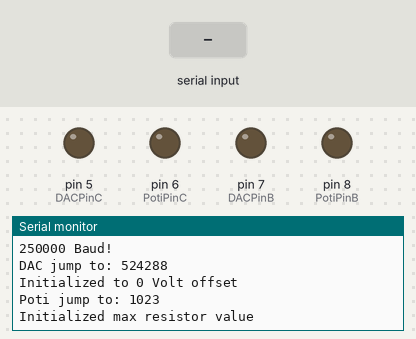
This sketch was run on a simulated Arduino Uno, built with avr-gcc and run on an emulated ATmega328P. On the bench: output pins drawn as LEDs (lit = HIGH), the last lines printed to the serial monitor. The inputs (shaded band) are chosen by the test bench. Pins used as bus, display or sensor lines are not drawn.

Above: at 1.7 s.
1.8 s: "90,45\n" received over Serial
At 3.0 s:
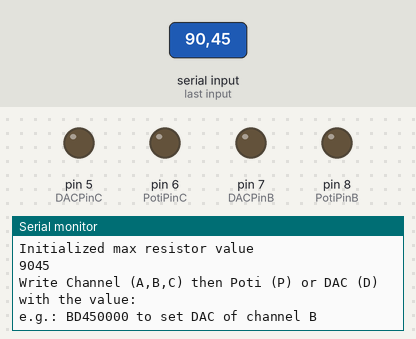
3.3 s: "30,150\n" received over Serial
At 4.5 s:
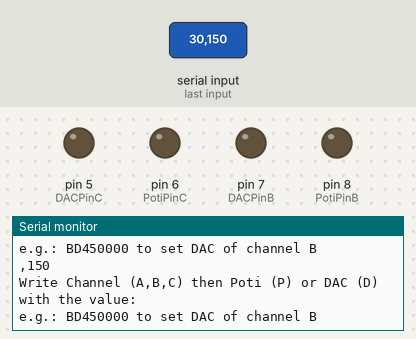
4.8 s: "A90\n" received over Serial
At 5.6 s:
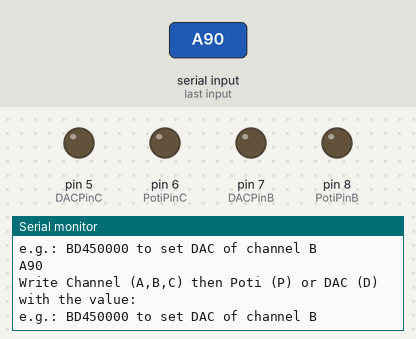

Measured:
- after the input at 1.8 s, the serial monitor: prints a new line at once (image 1)
- after the input at 3.3 s, the serial monitor: prints a new line at once (image 2)
- after the input at 4.8 s, the serial monitor: prints a new line at once (image 3)

The sketch:

Sensor-Amplification_V2.ino
```cpp
/*
  Some parts copied from
  Digital Poti Control, following implementation by Tom Igoe and Heather Dewey-Hagborg
  Adaptions by Arno Trautmann, 2012-2013

  Modifications by Marcell Gall, 2015
*/


// inslude the SPI library:
#include <SPI.h>
#include <math.h>


// set pin 10 as the slave select for the digital pot:
const int PotiPinA = 10;
const int DACPinA = 9;
const int PotiPinB = 8;
const int DACPinB = 7;
const int PotiPinC = 6;
const int DACPinC = 5;

long input;

char ch1, ch2;

byte Abyte, Bbyte, Cbyte, Dbyte;


void jumptoGain(long jval, int SSPin) { // changed for optocoupler (inverted)
  Serial.print("Poti jump to: ");
  Serial.println(jval);
  SPI.setDataMode(SPI_MODE3); // polarity inversed (CPOL  = 1) read on end of clock pulse, (CPHA = 1)
  digitalWrite(SSPin, HIGH);
  byte Abyte = 6150 >> 8; //command bits to update calibration, allow change of wiper position, performance mode(6146), for faster switch to normal (6150)
  byte Bbyte = 6150;
  SPI.transfer(~Abyte);
  SPI.transfer(~Bbyte);
  digitalWrite(SSPin, LOW);
  digitalWrite(SSPin, HIGH);
  byte Cbyte = jval + 1024 >> 8;
  byte Dbyte = jval + 1024;
  SPI.transfer(~Cbyte);
  SPI.transfer(~Dbyte);
  digitalWrite(SSPin, LOW);
}

void jumptoDAC(long jval, int SSPin) {
  Serial.print("DAC jump to: ");
  Serial.println(jval);
  SPI.setDataMode(SPI_MODE1); // polarity inversed (CPOL  = 1) read on end of clock pulse, (CPHA = 1)
  digitalWrite(SSPin, HIGH);
  Abyte = jval >> 16;
  Bbyte = jval >> 8;
  Cbyte = jval;

  Abyte = B00010000 ^ Abyte; // add the address of the DAC register (0001)  to the 20 bit word

  SPI.transfer(~Abyte);
  SPI.transfer(~Bbyte);
  SPI.transfer(~Cbyte);
  digitalWrite(SSPin, LOW);
}


void setup() {
  // set the slaveSelectPin as an output:

  pinMode (PotiPinA, OUTPUT);
  pinMode (DACPinA, OUTPUT);
  pinMode (PotiPinB, OUTPUT);
  pinMode (DACPinB, OUTPUT);
  pinMode (PotiPinC, OUTPUT);
  pinMode (DACPinC, OUTPUT);
  digitalWrite(PotiPinA, LOW); //high for non inverted, low for optocoupler
  digitalWrite(DACPinA, LOW);
  digitalWrite(PotiPinB, LOW);
  digitalWrite(DACPinB, LOW);
  digitalWrite(PotiPinC, LOW);
  digitalWrite(DACPinC, LOW);

  // initialize SPI:
  SPI.begin();
  SPI.setBitOrder(MSBFIRST);
  SPI.setDataMode(SPI_MODE3); // is set in function jumpto // polarity inversed (CPOL  = 1) read on end of clock pulse, (CPHA = 1)
  SPI.setClockDivider(SPI_CLOCK_DIV16); // Sets the SPI speed (limited by optocoupler and the ICs) 16 ist fastest possible (in current config) -> 1 MHz

  Serial.begin(250000);

  // DON'T DELETE!
  // ALWAYS UPDATE!
  Serial.println("Sensor-Amplification_V2");
  Serial.println("Last Modified: 24.03.2016");
  Serial.println("250000 Baud!");
  //----------------------------------------------------------------


  // set DAC in control-register:
  digitalWrite(DACPinA, HIGH);
  SPI.transfer(~B00100000);
  SPI.transfer(~B00000000);
  SPI.transfer(~B00010000);    // second to last bit is set in configuration with external condensator
  digitalWrite(DACPinA, LOW);

  delay(500);

  jumptoDAC(524288, DACPinA);
  Serial.println("Initialized to 0 Volt offset");


  jumptoGain(1023, PotiPinA);
  Serial.println("Initialized max resistor value");
}

void loop() {

  //  // to change the offset value, send a new value
  //  if (Serial.available()) {
  //    input = Serial.parseInt();
  //    if (input < 1024) {
  //      jumptoGain(input,PotiPinA);
  //      Serial.println("Write values between 0 to 1023 (x20kOhm) to change resistor value");
  //    }
  //    if (input < 1048576) {
  //      jumptoDAC(input, DACPinA);
  //      Serial.println("Write values between 0 to 2^20 to change value");
  //    }
  //  }

  if (Serial.available()) {
    ch1 = Serial.read();
    while (!Serial.available()) {}
    //delayMicroseconds(500);
    ch2 = Serial.read();
    input = Serial.parseInt();
    Serial.print(ch1);
    Serial.print(ch2);
    Serial.println(input);
    if ((ch1 == 'A') && (ch2 == 'P')) {
      if (input < 1024) {
        jumptoGain(input, PotiPinA);
      }
      else {
        Serial.println("Write values between 0 to 1023 (x20kOhm) to change resistor value");
      }
    }
    else if ((ch1 == 'B') && (ch2 == 'P')) {
      if (input < 1024) {
        jumptoGain(input, PotiPinB);
      }
      else {
        Serial.println("Write values between 0 to 1023 (x20kOhm) to change resistor value");
      }
    }
    else if ((ch1 == 'C') && (ch2 == 'P')) {
      if (input < 1024) {
        jumptoGain(input, PotiPinC);
      }
      else {
        Serial.println("Write values between 0 to 1023 (x20kOhm) to change resistor value");
      }
    }
    else if ((ch1 == 'A') && (ch2 == 'D')) {
      if (input < 1048576) {
        jumptoDAC(input, DACPinA);
      }
      else {
        Serial.println("Write values between 0 to 2^20 to change value");
      }
    }
    else if ((ch1 == 'B') && (ch2 == 'D')) {
      if (input < 1048576) {
        jumptoDAC(input, DACPinB);
      }
      else {
        Serial.println("Write values between 0 to 2^20 to change value");
      }
    }
    else if ((ch1 == 'C') && (ch2 == 'D')) {
      if (input < 1048576) {
        jumptoDAC(input, DACPinC);
      }
      else {
        Serial.println("Write values between 0 to 2^20 to change value");
      }
    }
    else {
      Serial.println("Write Channel (A,B,C) then Poti (P) or DAC (D) with the value:");
      Serial.println("e.g.: BD450000 to set DAC of channel B");
    }
  }


}
```
